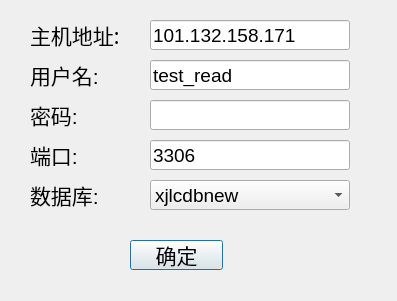
<?xml version="1.0" encoding="UTF-8"?>
<ui version="4.0">
 <class>Dialog</class>
 <widget class="QDialog" name="Dialog">
  <property name="geometry">
   <rect>
    <x>0</x>
    <y>0</y>
    <width>397</width>
    <height>301</height>
   </rect>
  </property>
  <property name="windowTitle">
   <string>数据库设置</string>
  </property>
  <widget class="QLabel" name="label">
   <property name="geometry">
    <rect>
     <x>30</x>
     <y>20</y>
     <width>120</width>
     <height>30</height>
    </rect>
   </property>
   <property name="font">
    <font>
     <family>Agency FB</family>
     <pointsize>16</pointsize>
    </font>
   </property>
   <property name="text">
    <string>主机地址:</string>
   </property>
  </widget>
  <widget class="QLabel" name="label_2">
   <property name="geometry">
    <rect>
     <x>30</x>
     <y>60</y>
     <width>120</width>
     <height>30</height>
    </rect>
   </property>
   <property name="font">
    <font>
     <pointsize>16</pointsize>
    </font>
   </property>
   <property name="text">
    <string>用户名:</string>
   </property>
  </widget>
  <widget class="QLabel" name="label_3">
   <property name="geometry">
    <rect>
     <x>30</x>
     <y>100</y>
     <width>120</width>
     <height>30</height>
    </rect>
   </property>
   <property name="font">
    <font>
     <pointsize>16</pointsize>
    </font>
   </property>
   <property name="text">
    <string>密码:</string>
   </property>
  </widget>
  <widget class="QLabel" name="label_4">
   <property name="geometry">
    <rect>
     <x>30</x>
     <y>140</y>
     <width>70</width>
     <height>30</height>
    </rect>
   </property>
   <property name="font">
    <font>
     <pointsize>16</pointsize>
    </font>
   </property>
   <property name="text">
    <string>端口:</string>
   </property>
  </widget>
  <widget class="QLabel" name="label_5">
   <property name="geometry">
    <rect>
     <x>30</x>
     <y>180</y>
     <width>100</width>
     <height>30</height>
    </rect>
   </property>
   <property name="font">
    <font>
     <pointsize>16</pointsize>
    </font>
   </property>
   <property name="text">
    <string>数据库:</string>
   </property>
  </widget>
  <widget class="QLineEdit" name="lineEdit_host">
   <property name="geometry">
    <rect>
     <x>150</x>
     <y>20</y>
     <width>200</width>
     <height>30</height>
    </rect>
   </property>
   <property name="font">
    <font>
     <pointsize>14</pointsize>
    </font>
   </property>
   <property name="focusPolicy">
    <enum>Qt::ClickFocus</enum>
   </property>
   <property name="text">
    <string>101.132.158.171</string>
   </property>
  </widget>
  <widget class="QLineEdit" name="lineEdit_user">
   <property name="geometry">
    <rect>
     <x>150</x>
     <y>60</y>
     <width>200</width>
     <height>30</height>
    </rect>
   </property>
   <property name="font">
    <font>
     <pointsize>14</pointsize>
    </font>
   </property>
   <property name="focusPolicy">
    <enum>Qt::ClickFocus</enum>
   </property>
   <property name="text">
    <string>test_read</string>
   </property>
  </widget>
  <widget class="QLineEdit" name="lineEdit_passwd">
   <property name="geometry">
    <rect>
     <x>150</x>
     <y>100</y>
     <width>200</width>
     <height>30</height>
    </rect>
   </property>
   <property name="font">
    <font>
     <pointsize>16</pointsize>
    </font>
   </property>
   <property name="echoMode">
    <enum>QLineEdit::Password</enum>
   </property>
  </widget>
  <widget class="QLineEdit" name="lineEdit_port">
   <property name="geometry">
    <rect>
     <x>150</x>
     <y>140</y>
     <width>200</width>
     <height>30</height>
    </rect>
   </property>
   <property name="font">
    <font>
     <pointsize>14</pointsize>
    </font>
   </property>
   <property name="text">
    <string>3306</string>
   </property>
  </widget>
  <widget class="QComboBox" name="cBox_database">
   <property name="geometry">
    <rect>
     <x>150</x>
     <y>180</y>
     <width>200</width>
     <height>30</height>
    </rect>
   </property>
   <property name="font">
    <font>
     <pointsize>14</pointsize>
    </font>
   </property>
   <item>
    <property name="text">
     <string>xjlcdbnew</string>
    </property>
   </item>
   <item>
    <property name="text">
     <string>zztestdb</string>
    </property>
   </item>
   <item>
    <property name="text">
     <string>zzlcdb</string>
    </property>
   </item>
   <item>
    <property name="text">
     <string>lqtestdb</string>
    </property>
   </item>
  </widget>
  <widget class="QPushButton" name="Button_yes">
   <property name="geometry">
    <rect>
     <x>130</x>
     <y>240</y>
     <width>93</width>
     <height>30</height>
    </rect>
   </property>
   <property name="font">
    <font>
     <pointsize>16</pointsize>
    </font>
   </property>
   <property name="text">
    <string>确定</string>
   </property>
  </widget>
  <zorder>label</zorder>
  <zorder>label_2</zorder>
  <zorder>label_3</zorder>
  <zorder>label_4</zorder>
  <zorder>label_5</zorder>
  <zorder>lineEdit_host</zorder>
  <zorder>lineEdit_user</zorder>
  <zorder>lineEdit_port</zorder>
  <zorder>cBox_database</zorder>
  <zorder>Button_yes</zorder>
  <zorder>lineEdit_passwd</zorder>
 </widget>
 <resources/>
 <connections/>
</ui>
